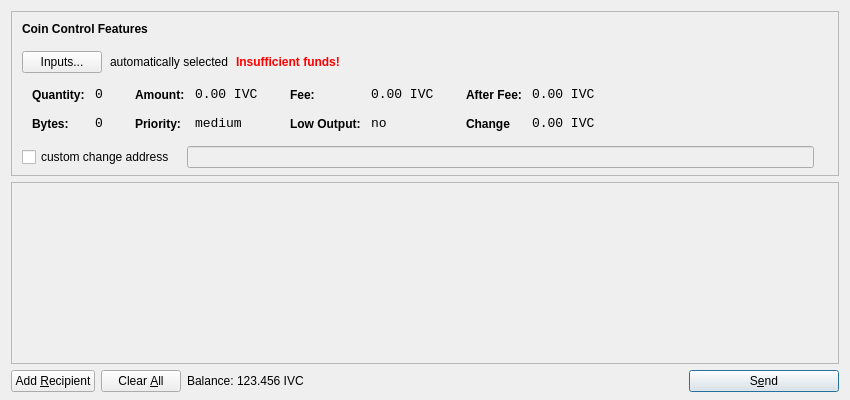
<?xml version="1.0" encoding="UTF-8"?>
<ui version="4.0">
 <class>SendCoinsDialog</class>
 <widget class="QDialog" name="SendCoinsDialog">
  <property name="geometry">
   <rect>
    <x>0</x>
    <y>0</y>
    <width>850</width>
    <height>400</height>
   </rect>
  </property>
  <property name="windowTitle">
   <string>Send Coins</string>
  </property>
  <layout class="QVBoxLayout" name="verticalLayout" stretch="0,1,0">
   <property name="bottomMargin">
    <number>8</number>
   </property>
   <item>
    <widget class="QFrame" name="frameCoinControl">
     <property name="sizePolicy">
      <sizepolicy hsizetype="Expanding" vsizetype="Expanding">
       <horstretch>0</horstretch>
       <verstretch>0</verstretch>
      </sizepolicy>
     </property>
     <property name="maximumSize">
      <size>
       <width>16777215</width>
       <height>16777215</height>
      </size>
     </property>
     <property name="frameShape">
      <enum>QFrame::StyledPanel</enum>
     </property>
     <property name="frameShadow">
      <enum>QFrame::Sunken</enum>
     </property>
     <layout class="QVBoxLayout" name="verticalLayoutCoinControl2">
      <property name="spacing">
       <number>-1</number>
      </property>
      <property name="leftMargin">
       <number>0</number>
      </property>
      <property name="topMargin">
       <number>0</number>
      </property>
      <property name="rightMargin">
       <number>0</number>
      </property>
      <property name="bottomMargin">
       <number>6</number>
      </property>
      <item>
       <layout class="QVBoxLayout" name="verticalLayoutCoinControl" stretch="0,0,0,0,1">
        <property name="spacing">
         <number>0</number>
        </property>
        <property name="leftMargin">
         <number>10</number>
        </property>
        <property name="topMargin">
         <number>10</number>
        </property>
        <item>
         <layout class="QHBoxLayout" name="horizontalLayoutCoinControl1">
          <property name="bottomMargin">
           <number>15</number>
          </property>
          <item>
           <widget class="QLabel" name="labelCoinControlFeatures">
            <property name="sizePolicy">
             <sizepolicy hsizetype="Preferred" vsizetype="Maximum">
              <horstretch>0</horstretch>
              <verstretch>0</verstretch>
             </sizepolicy>
            </property>
            <property name="font">
             <font>
              <weight>75</weight>
              <bold>true</bold>
             </font>
            </property>
            <property name="styleSheet">
             <string notr="true">font-weight:bold;</string>
            </property>
            <property name="text">
             <string>Coin Control Features</string>
            </property>
           </widget>
          </item>
         </layout>
        </item>
        <item>
         <layout class="QHBoxLayout" name="horizontalLayoutCoinControl2" stretch="0,0,0,0">
          <property name="spacing">
           <number>8</number>
          </property>
          <property name="bottomMargin">
           <number>10</number>
          </property>
          <item>
           <widget class="QPushButton" name="pushButtonCoinControl">
            <property name="styleSheet">
             <string notr="true"/>
            </property>
            <property name="text">
             <string>Inputs...</string>
            </property>
           </widget>
          </item>
          <item>
           <widget class="QLabel" name="labelCoinControlAutomaticallySelected">
            <property name="text">
             <string>automatically selected</string>
            </property>
            <property name="margin">
             <number>5</number>
            </property>
           </widget>
          </item>
          <item>
           <widget class="QLabel" name="labelCoinControlInsuffFunds">
            <property name="font">
             <font>
              <weight>75</weight>
              <bold>true</bold>
             </font>
            </property>
            <property name="styleSheet">
             <string notr="true">color:red;font-weight:bold;</string>
            </property>
            <property name="text">
             <string>Insufficient funds!</string>
            </property>
            <property name="margin">
             <number>5</number>
            </property>
           </widget>
          </item>
          <item>
           <spacer name="horizontalSpacerCoinControl">
            <property name="orientation">
             <enum>Qt::Horizontal</enum>
            </property>
            <property name="sizeHint" stdset="0">
             <size>
              <width>40</width>
              <height>1</height>
             </size>
            </property>
           </spacer>
          </item>
         </layout>
        </item>
        <item>
         <widget class="QWidget" name="widgetCoinControl" native="true">
          <property name="sizePolicy">
           <sizepolicy hsizetype="Preferred" vsizetype="Preferred">
            <horstretch>0</horstretch>
            <verstretch>0</verstretch>
           </sizepolicy>
          </property>
          <property name="minimumSize">
           <size>
            <width>0</width>
            <height>0</height>
           </size>
          </property>
          <property name="styleSheet">
           <string notr="true"/>
          </property>
          <layout class="QHBoxLayout" name="horizontalLayoutCoinControl5">
           <property name="margin">
            <number>0</number>
           </property>
           <item>
            <layout class="QHBoxLayout" name="horizontalLayoutCoinControl3" stretch="0,0,0,1">
             <property name="spacing">
              <number>20</number>
             </property>
             <property name="topMargin">
              <number>0</number>
             </property>
             <property name="bottomMargin">
              <number>10</number>
             </property>
             <item>
              <layout class="QFormLayout" name="formLayoutCoinControl1">
               <property name="horizontalSpacing">
                <number>10</number>
               </property>
               <property name="verticalSpacing">
                <number>14</number>
               </property>
               <property name="leftMargin">
                <number>10</number>
               </property>
               <property name="topMargin">
                <number>4</number>
               </property>
               <property name="rightMargin">
                <number>6</number>
               </property>
               <item row="0" column="0">
                <widget class="QLabel" name="labelCoinControlQuantityText">
                 <property name="styleSheet">
                  <string notr="true">font-weight:bold;</string>
                 </property>
                 <property name="text">
                  <string>Quantity:</string>
                 </property>
                 <property name="margin">
                  <number>0</number>
                 </property>
                </widget>
               </item>
               <item row="0" column="1">
                <widget class="QLabel" name="labelCoinControlQuantity">
                 <property name="font">
                  <font>
                   <family>Monospace</family>
                   <pointsize>10</pointsize>
                  </font>
                 </property>
                 <property name="cursor">
                  <cursorShape>IBeamCursor</cursorShape>
                 </property>
                 <property name="contextMenuPolicy">
                  <enum>Qt::ActionsContextMenu</enum>
                 </property>
                 <property name="text">
                  <string>0</string>
                 </property>
                 <property name="margin">
                  <number>0</number>
                 </property>
                 <property name="textInteractionFlags">
                  <set>Qt::LinksAccessibleByMouse|Qt::TextSelectableByKeyboard|Qt::TextSelectableByMouse</set>
                 </property>
                </widget>
               </item>
               <item row="1" column="0">
                <widget class="QLabel" name="labelCoinControlBytesText">
                 <property name="styleSheet">
                  <string notr="true">font-weight:bold;</string>
                 </property>
                 <property name="text">
                  <string>Bytes:</string>
                 </property>
                </widget>
               </item>
               <item row="1" column="1">
                <widget class="QLabel" name="labelCoinControlBytes">
                 <property name="font">
                  <font>
                   <family>Monospace</family>
                   <pointsize>10</pointsize>
                  </font>
                 </property>
                 <property name="cursor">
                  <cursorShape>IBeamCursor</cursorShape>
                 </property>
                 <property name="contextMenuPolicy">
                  <enum>Qt::ActionsContextMenu</enum>
                 </property>
                 <property name="text">
                  <string>0</string>
                 </property>
                 <property name="textInteractionFlags">
                  <set>Qt::LinksAccessibleByMouse|Qt::TextSelectableByKeyboard|Qt::TextSelectableByMouse</set>
                 </property>
                </widget>
               </item>
              </layout>
             </item>
             <item>
              <layout class="QFormLayout" name="formLayoutCoinControl2">
               <property name="horizontalSpacing">
                <number>10</number>
               </property>
               <property name="verticalSpacing">
                <number>14</number>
               </property>
               <property name="leftMargin">
                <number>6</number>
               </property>
               <property name="topMargin">
                <number>4</number>
               </property>
               <property name="rightMargin">
                <number>6</number>
               </property>
               <item row="0" column="0">
                <widget class="QLabel" name="labelCoinControlAmountText">
                 <property name="styleSheet">
                  <string notr="true">font-weight:bold;</string>
                 </property>
                 <property name="text">
                  <string>Amount:</string>
                 </property>
                 <property name="margin">
                  <number>0</number>
                 </property>
                </widget>
               </item>
               <item row="0" column="1">
                <widget class="QLabel" name="labelCoinControlAmount">
                 <property name="font">
                  <font>
                   <family>Monospace</family>
                   <pointsize>10</pointsize>
                  </font>
                 </property>
                 <property name="cursor">
                  <cursorShape>IBeamCursor</cursorShape>
                 </property>
                 <property name="contextMenuPolicy">
                  <enum>Qt::ActionsContextMenu</enum>
                 </property>
                 <property name="text">
                  <string>0.00 IVC</string>
                 </property>
                 <property name="textInteractionFlags">
                  <set>Qt::LinksAccessibleByMouse|Qt::TextSelectableByKeyboard|Qt::TextSelectableByMouse</set>
                 </property>
                </widget>
               </item>
               <item row="1" column="0">
                <widget class="QLabel" name="labelCoinControlPriorityText">
                 <property name="styleSheet">
                  <string notr="true">font-weight:bold;</string>
                 </property>
                 <property name="text">
                  <string>Priority:</string>
                 </property>
                </widget>
               </item>
               <item row="1" column="1">
                <widget class="QLabel" name="labelCoinControlPriority">
                 <property name="font">
                  <font>
                   <family>Monospace</family>
                   <pointsize>10</pointsize>
                  </font>
                 </property>
                 <property name="cursor">
                  <cursorShape>IBeamCursor</cursorShape>
                 </property>
                 <property name="contextMenuPolicy">
                  <enum>Qt::ActionsContextMenu</enum>
                 </property>
                 <property name="text">
                  <string>medium</string>
                 </property>
                 <property name="textInteractionFlags">
                  <set>Qt::LinksAccessibleByMouse|Qt::TextSelectableByKeyboard|Qt::TextSelectableByMouse</set>
                 </property>
                </widget>
               </item>
              </layout>
             </item>
             <item>
              <layout class="QFormLayout" name="formLayoutCoinControl3">
               <property name="horizontalSpacing">
                <number>10</number>
               </property>
               <property name="verticalSpacing">
                <number>14</number>
               </property>
               <property name="leftMargin">
                <number>6</number>
               </property>
               <property name="topMargin">
                <number>4</number>
               </property>
               <property name="rightMargin">
                <number>6</number>
               </property>
               <item row="0" column="0">
                <widget class="QLabel" name="labelCoinControlFeeText">
                 <property name="styleSheet">
                  <string notr="true">font-weight:bold;</string>
                 </property>
                 <property name="text">
                  <string>Fee:</string>
                 </property>
                 <property name="margin">
                  <number>0</number>
                 </property>
                </widget>
               </item>
               <item row="0" column="1">
                <widget class="QLabel" name="labelCoinControlFee">
                 <property name="font">
                  <font>
                   <family>Monospace</family>
                   <pointsize>10</pointsize>
                  </font>
                 </property>
                 <property name="cursor">
                  <cursorShape>IBeamCursor</cursorShape>
                 </property>
                 <property name="contextMenuPolicy">
                  <enum>Qt::ActionsContextMenu</enum>
                 </property>
                 <property name="text">
                  <string>0.00 IVC</string>
                 </property>
                 <property name="textInteractionFlags">
                  <set>Qt::LinksAccessibleByMouse|Qt::TextSelectableByKeyboard|Qt::TextSelectableByMouse</set>
                 </property>
                </widget>
               </item>
               <item row="1" column="0">
                <widget class="QLabel" name="labelCoinControlLowOutputText">
                 <property name="styleSheet">
                  <string notr="true">font-weight:bold;</string>
                 </property>
                 <property name="text">
                  <string>Low Output:</string>
                 </property>
                </widget>
               </item>
               <item row="1" column="1">
                <widget class="QLabel" name="labelCoinControlLowOutput">
                 <property name="font">
                  <font>
                   <family>Monospace</family>
                   <pointsize>10</pointsize>
                  </font>
                 </property>
                 <property name="cursor">
                  <cursorShape>IBeamCursor</cursorShape>
                 </property>
                 <property name="contextMenuPolicy">
                  <enum>Qt::ActionsContextMenu</enum>
                 </property>
                 <property name="text">
                  <string>no</string>
                 </property>
                 <property name="textInteractionFlags">
                  <set>Qt::LinksAccessibleByMouse|Qt::TextSelectableByKeyboard|Qt::TextSelectableByMouse</set>
                 </property>
                </widget>
               </item>
              </layout>
             </item>
             <item>
              <layout class="QFormLayout" name="formLayoutCoinControl4">
               <property name="horizontalSpacing">
                <number>10</number>
               </property>
               <property name="verticalSpacing">
                <number>14</number>
               </property>
               <property name="leftMargin">
                <number>6</number>
               </property>
               <property name="topMargin">
                <number>4</number>
               </property>
               <property name="rightMargin">
                <number>6</number>
               </property>
               <item row="0" column="0">
                <widget class="QLabel" name="labelCoinControlAfterFeeText">
                 <property name="styleSheet">
                  <string notr="true">font-weight:bold;</string>
                 </property>
                 <property name="text">
                  <string>After Fee:</string>
                 </property>
                 <property name="margin">
                  <number>0</number>
                 </property>
                </widget>
               </item>
               <item row="0" column="1">
                <widget class="QLabel" name="labelCoinControlAfterFee">
                 <property name="font">
                  <font>
                   <family>Monospace</family>
                   <pointsize>10</pointsize>
                  </font>
                 </property>
                 <property name="cursor">
                  <cursorShape>IBeamCursor</cursorShape>
                 </property>
                 <property name="contextMenuPolicy">
                  <enum>Qt::ActionsContextMenu</enum>
                 </property>
                 <property name="text">
                  <string>0.00 IVC</string>
                 </property>
                 <property name="textInteractionFlags">
                  <set>Qt::LinksAccessibleByMouse|Qt::TextSelectableByKeyboard|Qt::TextSelectableByMouse</set>
                 </property>
                </widget>
               </item>
               <item row="1" column="0">
                <widget class="QLabel" name="labelCoinControlChangeText">
                 <property name="styleSheet">
                  <string notr="true">font-weight:bold;</string>
                 </property>
                 <property name="text">
                  <string>Change</string>
                 </property>
                </widget>
               </item>
               <item row="1" column="1">
                <widget class="QLabel" name="labelCoinControlChange">
                 <property name="font">
                  <font>
                   <family>Monospace</family>
                   <pointsize>10</pointsize>
                  </font>
                 </property>
                 <property name="cursor">
                  <cursorShape>IBeamCursor</cursorShape>
                 </property>
                 <property name="contextMenuPolicy">
                  <enum>Qt::ActionsContextMenu</enum>
                 </property>
                 <property name="text">
                  <string>0.00 IVC</string>
                 </property>
                 <property name="textInteractionFlags">
                  <set>Qt::LinksAccessibleByMouse|Qt::TextSelectableByKeyboard|Qt::TextSelectableByMouse</set>
                 </property>
                </widget>
               </item>
              </layout>
             </item>
            </layout>
           </item>
          </layout>
         </widget>
        </item>
        <item>
         <layout class="QHBoxLayout" name="horizontalLayoutCoinControl4" stretch="0,0,0">
          <property name="spacing">
           <number>12</number>
          </property>
          <property name="sizeConstraint">
           <enum>QLayout::SetDefaultConstraint</enum>
          </property>
          <property name="topMargin">
           <number>5</number>
          </property>
          <property name="rightMargin">
           <number>5</number>
          </property>
          <item>
           <widget class="QCheckBox" name="checkBoxCoinControlChange">
            <property name="text">
             <string>custom change address</string>
            </property>
           </widget>
          </item>
          <item>
           <widget class="QLineEdit" name="lineEditCoinControlChange">
            <property name="enabled">
             <bool>false</bool>
            </property>
            <property name="sizePolicy">
             <sizepolicy hsizetype="Expanding" vsizetype="Fixed">
              <horstretch>0</horstretch>
              <verstretch>0</verstretch>
             </sizepolicy>
            </property>
           </widget>
          </item>
          <item>
           <widget class="QLabel" name="labelCoinControlChangeLabel">
            <property name="sizePolicy">
             <sizepolicy hsizetype="Preferred" vsizetype="Expanding">
              <horstretch>0</horstretch>
              <verstretch>0</verstretch>
             </sizepolicy>
            </property>
            <property name="minimumSize">
             <size>
              <width>0</width>
              <height>0</height>
             </size>
            </property>
            <property name="text">
             <string/>
            </property>
            <property name="margin">
             <number>3</number>
            </property>
           </widget>
          </item>
         </layout>
        </item>
        <item>
         <spacer name="verticalSpacerCoinControl">
          <property name="orientation">
           <enum>Qt::Vertical</enum>
          </property>
          <property name="sizeHint" stdset="0">
           <size>
            <width>800</width>
            <height>1</height>
           </size>
          </property>
         </spacer>
        </item>
       </layout>
      </item>
     </layout>
    </widget>
   </item>
   <item>
    <widget class="QScrollArea" name="scrollArea">
     <property name="widgetResizable">
      <bool>true</bool>
     </property>
     <widget class="QWidget" name="scrollAreaWidgetContents">
      <property name="geometry">
       <rect>
        <x>0</x>
        <y>0</y>
        <width>830</width>
        <height>165</height>
       </rect>
      </property>
      <layout class="QVBoxLayout" name="verticalLayout_2">
       <property name="margin">
        <number>0</number>
       </property>
       <item>
        <layout class="QVBoxLayout" name="entries">
         <property name="spacing">
          <number>6</number>
         </property>
        </layout>
       </item>
       <item>
        <spacer name="verticalSpacer">
         <property name="orientation">
          <enum>Qt::Vertical</enum>
         </property>
         <property name="sizeHint" stdset="0">
          <size>
           <width>20</width>
           <height>40</height>
          </size>
         </property>
        </spacer>
       </item>
      </layout>
     </widget>
    </widget>
   </item>
   <item>
    <layout class="QHBoxLayout" name="horizontalLayout">
     <item>
      <widget class="QPushButton" name="addButton">
       <property name="toolTip">
        <string>Send to multiple recipients at once</string>
       </property>
       <property name="text">
        <string>Add &amp;Recipient</string>
       </property>
       <property name="icon">
        <iconset resource="../bitcoin.qrc">
         <normaloff>:/icons/add</normaloff>:/icons/add</iconset>
       </property>
       <property name="autoDefault">
        <bool>false</bool>
       </property>
      </widget>
     </item>
     <item>
      <widget class="QPushButton" name="clearButton">
       <property name="sizePolicy">
        <sizepolicy hsizetype="Minimum" vsizetype="Fixed">
         <horstretch>0</horstretch>
         <verstretch>0</verstretch>
        </sizepolicy>
       </property>
       <property name="toolTip">
        <string>Remove all transaction fields</string>
       </property>
       <property name="text">
        <string>Clear &amp;All</string>
       </property>
       <property name="icon">
        <iconset resource="../bitcoin.qrc">
         <normaloff>:/icons/remove</normaloff>:/icons/remove</iconset>
       </property>
       <property name="autoRepeatDelay">
        <number>300</number>
       </property>
       <property name="autoDefault">
        <bool>false</bool>
       </property>
      </widget>
     </item>
     <item>
      <layout class="QHBoxLayout" name="horizontalLayout_2">
       <property name="spacing">
        <number>3</number>
       </property>
       <item>
        <widget class="QLabel" name="label">
         <property name="sizePolicy">
          <sizepolicy hsizetype="Preferred" vsizetype="Fixed">
           <horstretch>0</horstretch>
           <verstretch>0</verstretch>
          </sizepolicy>
         </property>
         <property name="text">
          <string>Balance:</string>
         </property>
        </widget>
       </item>
       <item>
        <widget class="QLabel" name="labelBalance">
         <property name="sizePolicy">
          <sizepolicy hsizetype="Preferred" vsizetype="Fixed">
           <horstretch>0</horstretch>
           <verstretch>0</verstretch>
          </sizepolicy>
         </property>
         <property name="cursor">
          <cursorShape>IBeamCursor</cursorShape>
         </property>
         <property name="text">
          <string>123.456 IVC</string>
         </property>
         <property name="textInteractionFlags">
          <set>Qt::LinksAccessibleByMouse|Qt::TextSelectableByKeyboard|Qt::TextSelectableByMouse</set>
         </property>
        </widget>
       </item>
      </layout>
     </item>
     <item>
      <spacer name="horizontalSpacer">
       <property name="orientation">
        <enum>Qt::Horizontal</enum>
       </property>
       <property name="sizeHint" stdset="0">
        <size>
         <width>40</width>
         <height>20</height>
        </size>
       </property>
      </spacer>
     </item>
     <item>
      <widget class="QPushButton" name="sendButton">
       <property name="minimumSize">
        <size>
         <width>150</width>
         <height>0</height>
        </size>
       </property>
       <property name="toolTip">
        <string>Confirm the send action</string>
       </property>
       <property name="text">
        <string>S&amp;end</string>
       </property>
       <property name="icon">
        <iconset resource="../bitcoin.qrc">
         <normaloff>:/icons/send</normaloff>:/icons/send</iconset>
       </property>
       <property name="default">
        <bool>true</bool>
       </property>
      </widget>
     </item>
    </layout>
   </item>
  </layout>
 </widget>
 <resources>
  <include location="../bitcoin.qrc"/>
 </resources>
 <connections/>
</ui>
